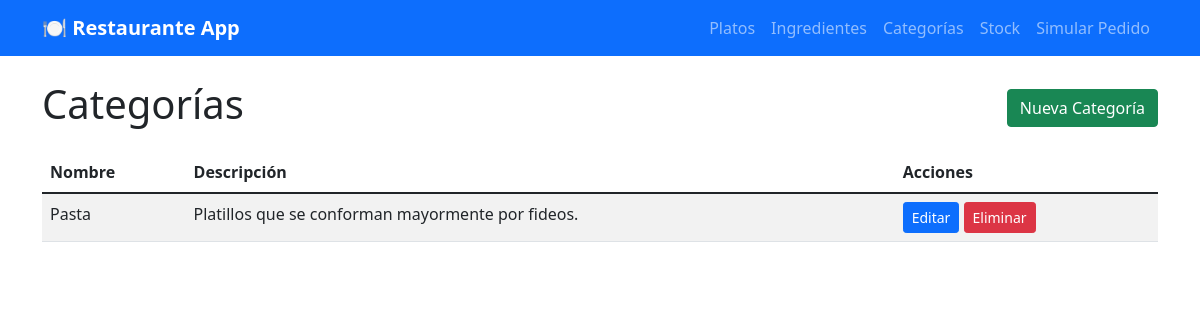
Page /categorias/ on the committed database.
### mainApp/models.py (models this page shows, shortened)
class CategoriaMenu(models.Model):
    nombre = models.CharField(max_length=100)
    descripcion = models.TextField(blank=True)

### mainApp/views.py (the view)
def categoria_list(request):
    categorias = CategoriaMenu.objects.all()
    return render(request, 'mainApp/categoria_list.html', {'categorias': categorias})

### mainApp/templates/mainApp/categoria_list.html
{% extends 'base.html' %}
{% block content %}
<div class="d-flex justify-content-between align-items-center mb-3">
    <h1>Categorías</h1>
    <a class="btn btn-success" href="{% url 'categoria_create' %}">Nueva Categoría</a>
</div>
<table class="table table-striped">
    <thead>
        <tr>
            <th>Nombre</th>
            <th>Descripción</th>
            <th>Acciones</th>
        </tr>
    </thead>
    <tbody>
        {% for c in categorias %}
        <tr>
            <td>{{ c.nombre }}</td>
            <td>{{ c.descripcion }}</td>
            <td class="table-actions">
                <a class="btn btn-primary btn-sm" href="{% url 'categoria_update' c.pk %}">Editar</a>
                <a class="btn btn-danger btn-sm" href="{% url 'categoria_delete' c.pk %}">Eliminar</a>
            </td>
        </tr>
        {% empty %}
        <tr><td colspan="3">No hay categorías.</td></tr>
        {% endfor %}
    </tbody>
</table>
{% endblock %}

### base.html (style rules this page uses)
.table-actions { white-space: nowrap; }

### rows in the picture
CategoriaMenu: nombre "Pasta", descripcion "Platillos que se conforman mayormente por fideos."
